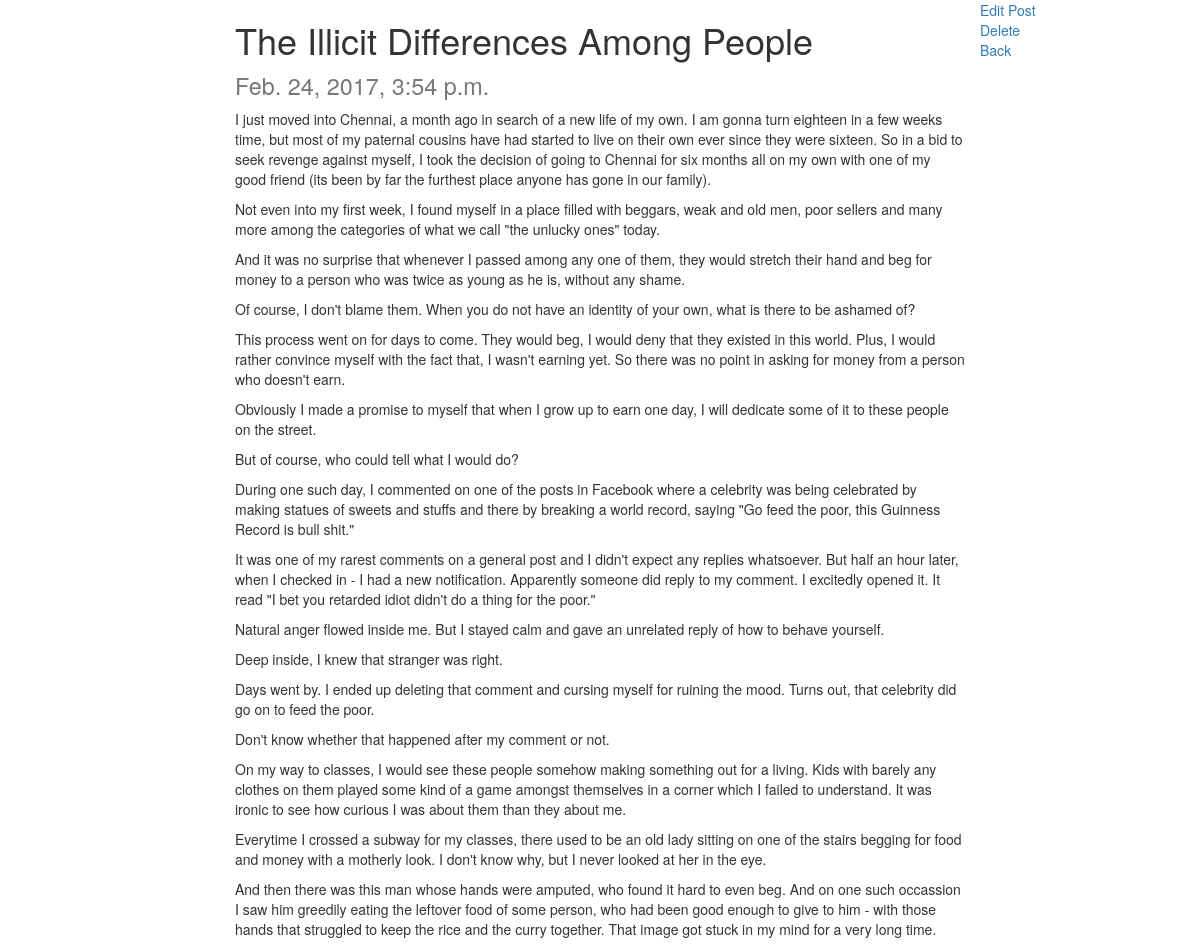
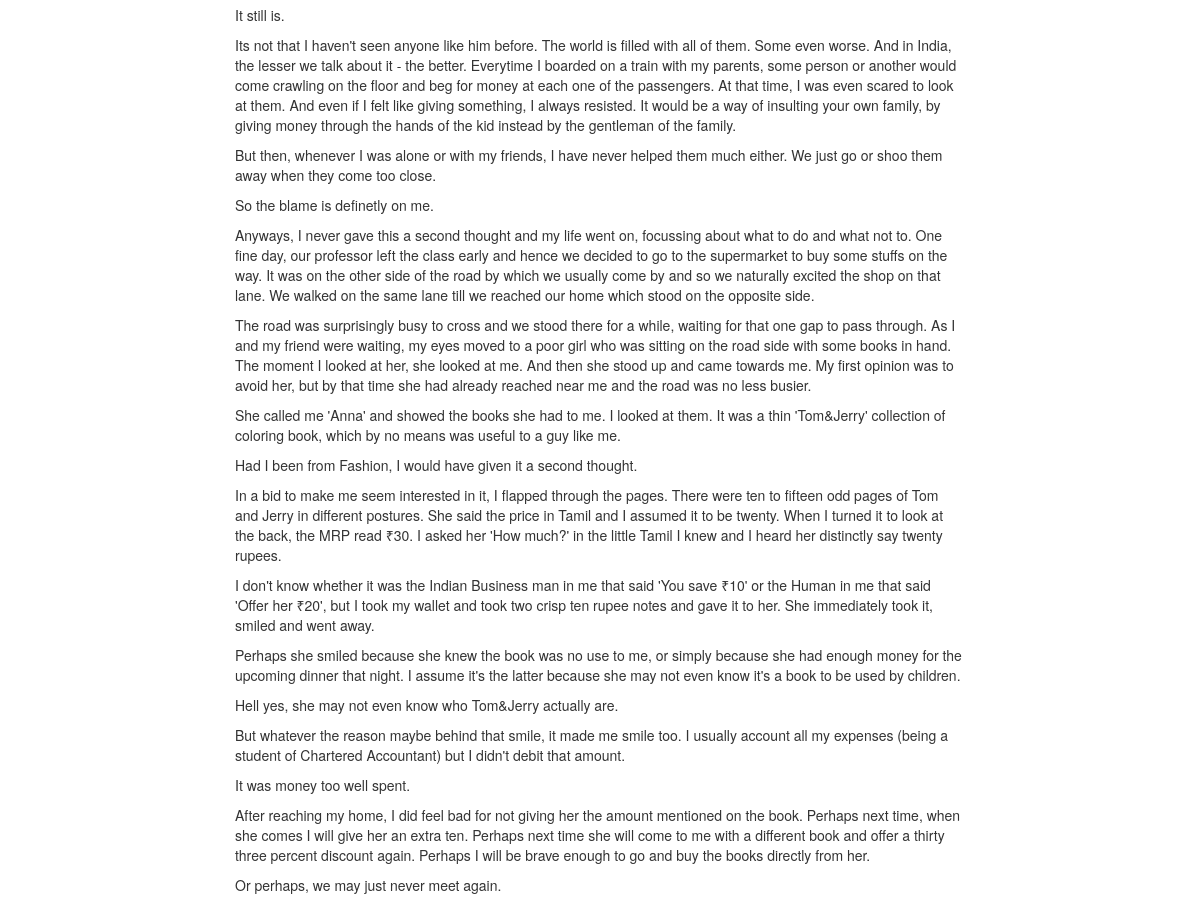
Screenshot of /post/15/ with the database file from the repository (2 pictures, top to bottom).
### posts/models.py (models this page shows, shortened)
class Post(models.Model):
    title = models.CharField(max_length=120)
    content = models.TextField()
    timestamp = models.DateTimeField(auto_now=False, auto_now_add=True)
    updated = models.DateTimeField(auto_now=True, auto_now_add=False)
    class Meta:
        ordering = ['-timestamp', '-updated']

### posts/views.py (the view)
# urls.py: url(r'^(?P<id>\d+)/$', views.post_details, name='post_details'),
def post_details(request, id):
    context = {
        'post': get_object_or_404(Post, id=id)
    }
    return render(request, 'blog/post_details.html', context)

### templates/blog/post_details.html (shortened to what this page needs)
{% extends 'blog/base.html' %}
{% block content %}
    <div class="col-sm-8 col-sm-offset-2">
        <h1>{{ post.title }}
            <br><small>{{ post.timestamp }}</small></h1>
        {{ post.content|linebreaks }}
    </div>
    <a href="{% url 'post_edit' id=post.id %}">Edit Post</a><br>
    <a href="{% url 'post_delete' id=post.id %}">Delete</a><br>
    <a href="{% url 'post_home' %}">Back</a><br>
{% endblock %}

### rows the page displays
Post: title "The Illicit Differences Among People", timestamp "Feb. 24, 2017, 3:54 p.m.", content "I just moved into Chennai, a month ago in search of a new life of my own. I am gonna turn eighteen in a few weeks time, but most of my paternal cousins have had started to live on their own ever since they were sixteen. So in a bid to seek revenge against myself, I took the decision of going to Chennai for six months all on my own with one of my good friend (its been by far the furthest place anyone has gone in our family). Not even into my first week, I found myself in a place filled with beggars, weak and old men, poor sellers and many more among the categories of what we call \"the unlucky ones\" today. And it was no surprise that whenever I passed among any one of them, they would stretch…"
